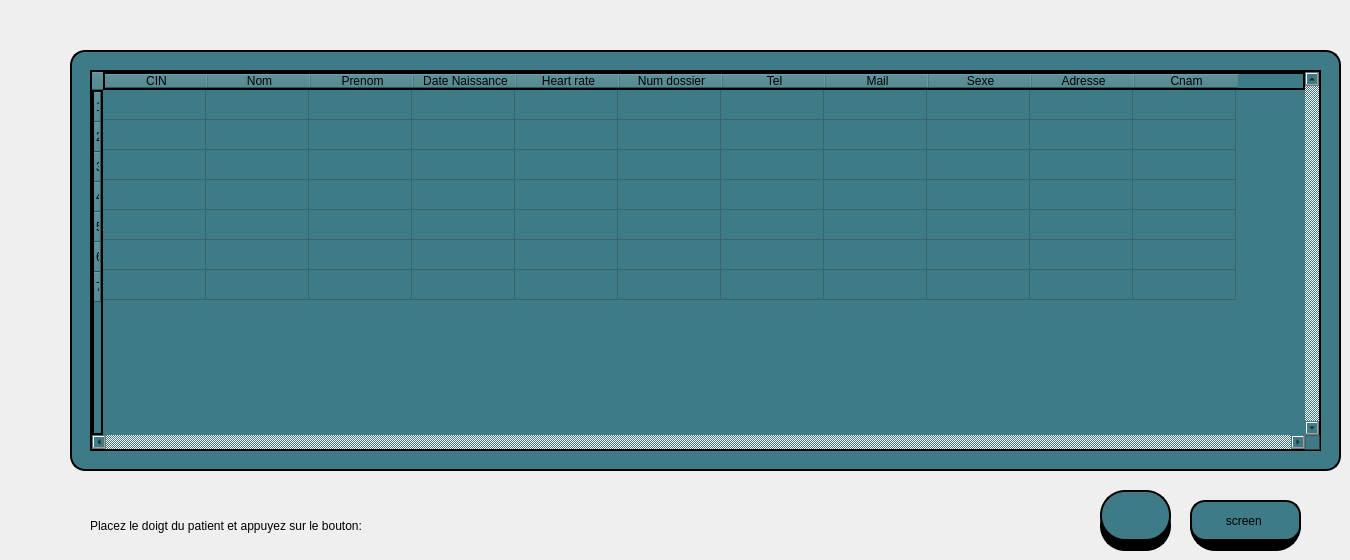
     <widget class="QWidget" name="tab_13">
      <attribute name="title">
       <string>Page</string>
      </attribute>
      <widget class="QTableView" name="tableView_25">
       <property name="geometry">
        <rect>
         <x>70</x>
         <y>50</y>
         <width>1271</width>
         <height>421</height>
        </rect>
       </property>
       <property name="styleSheet">
        <string notr="true">background-color:rgb(63, 123, 134);
border: 2px solid #000000;
border-radius: 15px;</string>
       </property>
      </widget>
      <widget class="QTableWidget" name="tabpat">
       <property name="geometry">
        <rect>
         <x>90</x>
         <y>70</y>
         <width>1231</width>
         <height>381</height>
        </rect>
       </property>
       <property name="autoFillBackground">
        <bool>false</bool>
       </property>
       <property name="styleSheet">
        <string notr="true">background-color:rgb(63, 123, 134);
border: 2px solid #000000;
</string>
       </property>
       <property name="lineWidth">
        <number>1</number>
       </property>
       <property name="midLineWidth">
        <number>1</number>
       </property>
       <property name="verticalScrollBarPolicy">
        <enum>Qt::ScrollBarPolicy::ScrollBarAlwaysOn</enum>
       </property>
       <property name="horizontalScrollBarPolicy">
        <enum>Qt::ScrollBarPolicy::ScrollBarAlwaysOn</enum>
       </property>
       <property name="sizeAdjustPolicy">
        <enum>QAbstractScrollArea::SizeAdjustPolicy::AdjustToContents</enum>
       </property>
       <property name="verticalScrollMode">
        <enum>QAbstractItemView::ScrollMode::ScrollPerItem</enum>
       </property>
       <property name="rowCount">
        <number>7</number>
       </property>
       <property name="columnCount">
        <number>11</number>
       </property>
       <attribute name="horizontalHeaderMinimumSectionSize">
        <number>54</number>
       </attribute>
       <attribute name="horizontalHeaderDefaultSectionSize">
        <number>103</number>
       </attribute>
       <row/>
       <row/>
       <row/>
       <row/>
       <row/>
       <row/>
       <row/>
       <column>
        <property name="text">
         <string>CIN</string>
        </property>
        <property name="foreground">
         <brush brushstyle="NoBrush">
          <color alpha="255">
           <red>85</red>
           <green>255</green>
           <blue>127</blue>
          </color>
         </brush>
        </property>
       </column>
       <column>
        <property name="text">
         <string>Nom</string>
        </property>
       </column>
       <column>
        <property name="text">
         <string>Prenom</string>
        </property>
       </column>
       <column>
        <property name="text">
         <string>Date Naissance</string>
        </property>
       </column>
       <column>
        <property name="text">
         <string>Heart rate</string>
        </property>
       </column>
       <column>
        <property name="text">
         <string>Num dossier</string>
        </property>
       </column>
       <column>
        <property name="text">
         <string>Tel</string>
        </property>
       </column>
       <column>
        <property name="text">
         <string>Mail</string>
        </property>
       </column>
       <column>
        <property name="text">
         <string>Sexe</string>
        </property>
       </column>
       <column>
        <property name="text">
         <string>Adresse</string>
        </property>
       </column>
       <column>
        <property name="text">
         <string>Cnam</string>
        </property>
       </column>
      </widget>
      <widget class="QPushButton" name="hearte_rate">
       <property name="geometry">
        <rect>
         <x>1100</x>
         <y>490</y>
         <width>71</width>
         <height>51</height>
        </rect>
       </property>
       <property name="palette">
        <palette>
         <active>
          <colorrole role="WindowText">
           <brush brushstyle="SolidPattern">
            <color alpha="255">
             <red>0</red>
             <green>0</green>
             <blue>0</blue>
            </color>
           </brush>
          </colorrole>
          <colorrole role="Button">
           <brush brushstyle="SolidPattern">
            <color alpha="255">
             <red>63</red>
             <green>123</green>
             <blue>134</blue>
            </color>
           </brush>
          </colorrole>
          <colorrole role="Light">
           <brush brushstyle="SolidPattern">
            <color alpha="255">
             <red>226</red>
             <green>253</green>
             <blue>255</blue>
            </color>
           </brush>
          </colorrole>
          <colorrole role="Midlight">
           <brush brushstyle="SolidPattern">
            <color alpha="255">
             <red>183</red>
             <green>225</green>
             <blue>228</blue>
            </color>
           </brush>
          </colorrole>
          <colorrole role="Dark">
           <brush brushstyle="SolidPattern">
            <color alpha="255">
             <red>71</red>
             <green>98</green>
             <blue>101</blue>
            </color>
           </brush>
          </colorrole>
          <colorrole role="Mid">
           <brush brushstyle="SolidPattern">
            <color alpha="255">
             <red>94</red>
             <green>131</green>
             <blue>135</blue>
            </color>
           </brush>
          </colorrole>
          <colorrole role="Text">
           <brush brushstyle="SolidPattern">
            <color alpha="255">
             <red>0</red>
             <green>0</green>
             <blue>0</blue>
            </color>
           </brush>
          </colorrole>
          <colorrole role="BrightText">
           <brush brushstyle="SolidPattern">
            <color alpha="255">
             <red>255</red>
             <green>255</green>
             <blue>255</blue>
            </color>
           </brush>
          </colorrole>
          <colorrole role="ButtonText">
           <brush brushstyle="SolidPattern">
            <color alpha="255">
             <red>0</red>
             <green>0</green>
             <blue>0</blue>
            </color>
           </brush>
          </colorrole>
          <colorrole role="Base">
           <brush brushstyle="SolidPattern">
            <color alpha="255">
             <red>63</red>
             <green>123</green>
             <blue>134</blue>
            </color>
           </brush>
          </colorrole>
          <colorrole role="Window">
           <brush brushstyle="SolidPattern">
            <color alpha="255">
             <red>63</red>
             <green>123</green>
             <blue>134</blue>
            </color>
           </brush>
          </colorrole>
          <colorrole role="Shadow">
           <brush brushstyle="SolidPattern">
            <color alpha="255">
             <red>0</red>
             <green>0</green>
             <blue>0</blue>
            </color>
           </brush>
          </colorrole>
          <colorrole role="AlternateBase">
           <brush brushstyle="SolidPattern">
            <color alpha="255">
             <red>198</red>
             <green>226</green>
             <blue>228</blue>
            </color>
           </brush>
          </colorrole>
          <colorrole role="ToolTipBase">
           <brush brushstyle="SolidPattern">
            <color alpha="255">
             <red>255</red>
             <green>255</green>
             <blue>220</blue>
            </color>
           </brush>
          </colorrole>
          <colorrole role="ToolTipText">
           <brush brushstyle="SolidPattern">
            <color alpha="255">
             <red>0</red>
             <green>0</green>
             <blue>0</blue>
            </color>
           </brush>
          </colorrole>
          <colorrole role="PlaceholderText">
           <brush brushstyle="SolidPattern">
            <color alpha="127">
             <red>0</red>
             <green>0</green>
             <blue>0</blue>
            </color>
           </brush>
          </colorrole>
          <colorrole role="Accent">
           <brush brushstyle="SolidPattern">
            <color alpha="255">
             <red>255</red>
             <green>255</green>
             <blue>255</blue>
            </color>
           </brush>
          </colorrole>
         </active>
         <inactive>
          <colorrole role="WindowText">
           <brush brushstyle="SolidPattern">
            <color alpha="255">
             <red>0</red>
             <green>0</green>
             <blue>0</blue>
            </color>
           </brush>
          </colorrole>
          <colorrole role="Button">
           <brush brushstyle="SolidPattern">
            <color alpha="255">
             <red>63</red>
             <green>123</green>
             <blue>134</blue>
            </color>
           </brush>
          </colorrole>
          <colorrole role="Light">
           <brush brushstyle="SolidPattern">
            <color alpha="255">
             <red>226</red>
             <green>253</green>
             <blue>255</blue>
            </color>
           </brush>
          </colorrole>
          <colorrole role="Midlight">
           <brush brushstyle="SolidPattern">
            <color alpha="255">
             <red>183</red>
             <green>225</green>
             <blue>228</blue>
            </color>
           </brush>
          </colorrole>
          <colorrole role="Dark">
           <brush brushstyle="SolidPattern">
            <color alpha="255">
             <red>71</red>
             <green>98</green>
             <blue>101</blue>
            </color>
           </brush>
          </colorrole>
          <colorrole role="Mid">
           <brush brushstyle="SolidPattern">
            <color alpha="255">
             <red>94</red>
             <green>131</green>
             <blue>135</blue>
            </color>
           </brush>
          </colorrole>
          <colorrole role="Text">
           <brush brushstyle="SolidPattern">
            <color alpha="255">
             <red>0</red>
             <green>0</green>
             <blue>0</blue>
            </color>
           </brush>
          </colorrole>
          <colorrole role="BrightText">
           <brush brushstyle="SolidPattern">
            <color alpha="255">
             <red>255</red>
             <green>255</green>
             <blue>255</blue>
            </color>
           </brush>
          </colorrole>
          <colorrole role="ButtonText">
           <brush brushstyle="SolidPattern">
            <color alpha="255">
             <red>0</red>
             <green>0</green>
             <blue>0</blue>
            </color>
           </brush>
          </colorrole>
          <colorrole role="Base">
           <brush brushstyle="SolidPattern">
            <color alpha="255">
             <red>63</red>
             <green>123</green>
             <blue>134</blue>
            </color>
           </brush>
          </colorrole>
          <colorrole role="Window">
           <brush brushstyle="SolidPattern">
            <color alpha="255">
             <red>63</red>
             <green>123</green>
             <blue>134</blue>
            </color>
           </brush>
          </colorrole>
          <colorrole role="Shadow">
           <brush brushstyle="SolidPattern">
            <color alpha="255">
             <red>0</red>
             <green>0</green>
             <blue>0</blue>
            </color>
           </brush>
          </colorrole>
          <colorrole role="AlternateBase">
           <brush brushstyle="SolidPattern">
            <color alpha="255">
             <red>198</red>
             <green>226</green>
             <blue>228</blue>
            </color>
           </brush>
          </colorrole>
          <colorrole role="ToolTipBase">
           <brush brushstyle="SolidPattern">
            <color alpha="255">
             <red>255</red>
             <green>255</green>
             <blue>220</blue>
            </color>
           </brush>
          </colorrole>
          <colorrole role="ToolTipText">
           <brush brushstyle="SolidPattern">
            <color alpha="255">
             <red>0</red>
             <green>0</green>
             <blue>0</blue>
            </color>
           </brush>
          </colorrole>
          <colorrole role="PlaceholderText">
           <brush brushstyle="SolidPattern">
            <color alpha="127">
             <red>0</red>
             <green>0</green>
             <blue>0</blue>
            </color>
           </brush>
          </colorrole>
          <colorrole role="Accent">
           <brush brushstyle="SolidPattern">
            <color alpha="255">
             <red>255</red>
             <green>255</green>
             <blue>255</blue>
            </color>
           </brush>
          </colorrole>
         </inactive>
         <disabled>
          <colorrole role="WindowText">
           <brush brushstyle="SolidPattern">
            <color alpha="255">
             <red>71</red>
             <green>98</green>
             <blue>101</blue>
            </color>
           </brush>
          </colorrole>
          <colorrole role="Button">
           <brush brushstyle="SolidPattern">
            <color alpha="255">
             <red>63</red>
             <green>123</green>
             <blue>134</blue>
            </color>
           </brush>
          </colorrole>
          <colorrole role="Light">
           <brush brushstyle="SolidPattern">
            <color alpha="255">
             <red>226</red>
             <green>253</green>
             <blue>255</blue>
            </color>
           </brush>
          </colorrole>
          <colorrole role="Midlight">
           <brush brushstyle="SolidPattern">
            <color alpha="255">
             <red>183</red>
             <green>225</green>
             <blue>228</blue>
            </color>
           </brush>
          </colorrole>
          <colorrole role="Dark">
           <brush brushstyle="SolidPattern">
            <color alpha="255">
             <red>71</red>
             <green>98</green>
             <blue>101</blue>
            </color>
           </brush>
          </colorrole>
          <colorrole role="Mid">
           <brush brushstyle="SolidPattern">
            <color alpha="255">
             <red>94</red>
             <green>131</green>
             <blue>135</blue>
            </color>
           </brush>
          </colorrole>
          <colorrole role="Text">
           <brush brushstyle="SolidPattern">
            <color alpha="255">
             <red>71</red>
             <green>98</green>
             <blue>101</blue>
            </color>
           </brush>
          </colorrole>
          <colorrole role="BrightText">
           <brush brushstyle="SolidPattern">
            <color alpha="255">
             <red>255</red>
             <green>255</green>
             <blue>255</blue>
            </color>
           </brush>
          </colorrole>
          <colorrole role="ButtonText">
           <brush brushstyle="SolidPattern">
            <color alpha="255">
             <red>71</red>
             <green>98</green>
             <blue>101</blue>
            </color>
           </brush>
          </colorrole>
          <colorrole role="Base">
           <brush brushstyle="SolidPattern">
            <color alpha="255">
             <red>63</red>
             <green>123</green>
             <blue>134</blue>
            </color>
           </brush>
          </colorrole>
          <colorrole role="Window">
           <brush brushstyle="SolidPattern">
            <color alpha="255">
             <red>63</red>
             <green>123</green>
             <blue>134</blue>
            </color>
           </brush>
          </colorrole>
          <colorrole role="Shadow">
           <brush brushstyle="SolidPattern">
            <color alpha="255">
             <red>0</red>
             <green>0</green>
             <blue>0</blue>
            </color>
           </brush>
          </colorrole>
          <colorrole role="AlternateBase">
           <brush brushstyle="SolidPattern">
            <color alpha="255">
             <red>141</red>
             <green>197</green>
             <blue>202</blue>
            </color>
           </brush>
          </colorrole>
          <colorrole role="ToolTipBase">
           <brush brushstyle="SolidPattern">
            <color alpha="255">
             <red>255</red>
             <green>255</green>
             <blue>220</blue>
            </color>
           </brush>
          </colorrole>
          <colorrole role="ToolTipText">
           <brush brushstyle="SolidPattern">
            <color alpha="255">
             <red>0</red>
             <green>0</green>
             <blue>0</blue>
            </color>
           </brush>
          </colorrole>
          <colorrole role="PlaceholderText">
           <brush brushstyle="SolidPattern">
            <color alpha="127">
             <red>71</red>
             <green>98</green>
             <blue>101</blue>
            </color>
           </brush>
          </colorrole>
          <colorrole role="Accent">
           <brush brushstyle="SolidPattern">
            <color alpha="255">
             <red>186</red>
             <green>249</green>
             <blue>255</blue>
            </color>
           </brush>
          </colorrole>
         </disabled>
        </palette>
       </property>
       <property name="layoutDirection">
        <enum>Qt::LayoutDirection::LeftToRight</enum>
       </property>
       <property name="styleSheet">
        <string notr="true">background-color:rgb(63, 123, 134);
font: 18pt &quot;Segoe UI&quot;;
border: 2px solid #000000;
border-radius: 25px;
</string>
       </property>
       <property name="text">
        <string/>
       </property>
       <property name="icon">
        <iconset resource="image.qrc">
         <normaloff>:/rate.png</normaloff>:/rate.png</iconset>
       </property>
       <property name="iconSize">
        <size>
         <width>42</width>
         <height>36</height>
        </size>
       </property>
      </widget>
      <widget class="QLineEdit" name="lineEdit_73">
       <property name="geometry">
        <rect>
         <x>1100</x>
         <y>500</y>
         <width>71</width>
         <height>51</height>
        </rect>
       </property>
       <property name="styleSheet">
        <string notr="true">background-color:rgb(0, 0, 0);
border: 2px solid #000000;
border-radius: 25px;
</string>
       </property>
      </widget>
      <widget class="QLabel" name="ratelab">
       <property name="geometry">
        <rect>
         <x>90</x>
         <y>500</y>
         <width>491</width>
         <height>51</height>
        </rect>
       </property>
       <property name="styleSheet">
        <string notr="true">font: 700 14pt &quot;Segoe UI&quot;;</string>
       </property>
       <property name="text">
        <string>Placez le doigt du patient et appuyez sur le bouton:</string>
       </property>
      </widget>
      <widget class="QLineEdit" name="lineEdit_74">
       <property name="geometry">
        <rect>
         <x>1190</x>
         <y>500</y>
         <width>111</width>
         <height>51</height>
        </rect>
       </property>
       <property name="styleSheet">
        <string notr="true">background-color:rgb(0, 0, 0);
border: 2px solid #000000;
border-radius: 25px;
</string>
       </property>
      </widget>
      <widget class="QPushButton" name="hearte_rate2">
       <property name="geometry">
        <rect>
         <x>1190</x>
         <y>500</y>
         <width>111</width>
         <height>41</height>
        </rect>
       </property>
       <property name="styleSheet">
        <string notr="true">background-color:rgb(63, 123, 134);
font: 18pt &quot;Segoe UI&quot;;
border: 2px solid #000000;
border-radius: 15px;
</string>
       </property>
       <property name="text">
        <string>screen </string>
       </property>
      </widget>
      <zorder>lineEdit_73</zorder>
      <zorder>tableView_25</zorder>
      <zorder>tabpat</zorder>
      <zorder>hearte_rate</zorder>
      <zorder>ratelab</zorder>
      <zorder>lineEdit_74</zorder>
      <zorder>hearte_rate2</zorder>
     </widget>
